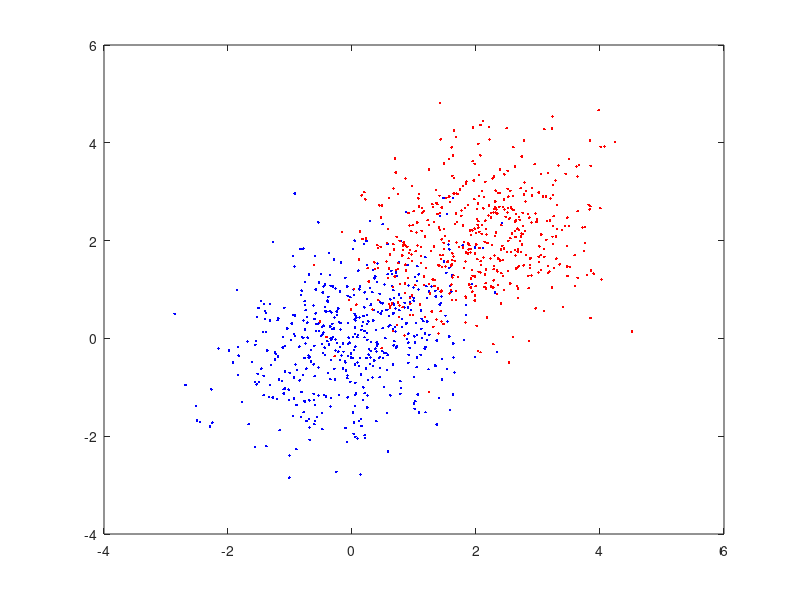
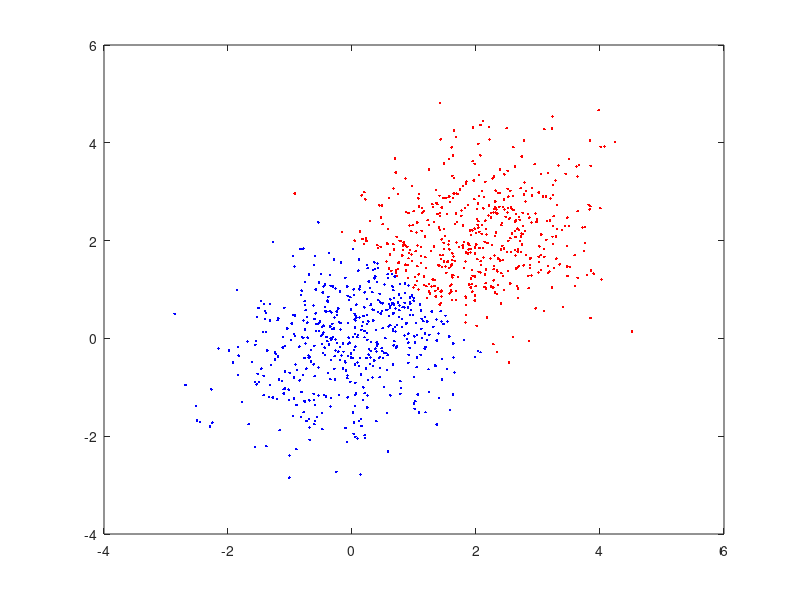
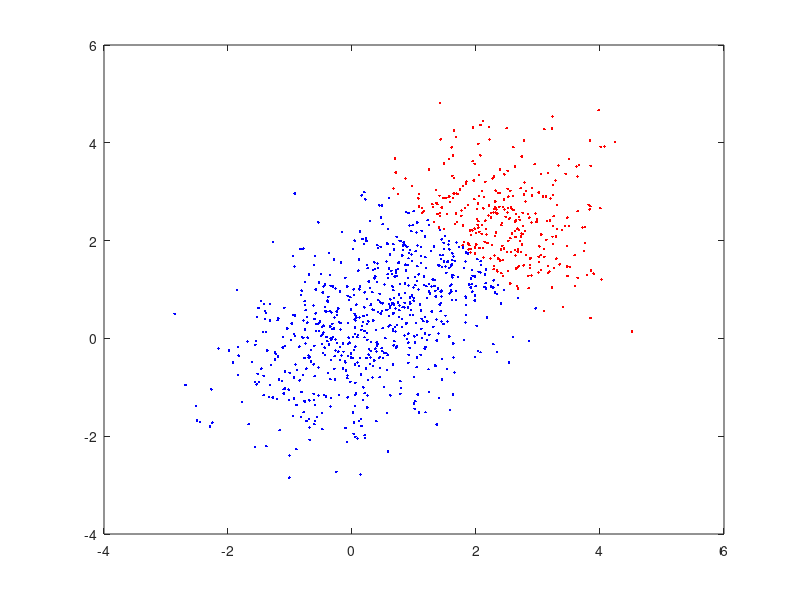

The MATLAB script that drew these images, in order:
%-----------------------------------------------------------------
%  MATLAB code for Exercise 7.19
%  Bayesian Classification
%-----------------------------------------------------------------


clear
format compact
close all

randn('seed',0)
% Definition of mu's and Sigma
% Mean vectors and covariance matrix
m1=[0 0]';  m2=[2 2]'; S=[1 .25; .25 1];
% Number of data points
n_points_per_class=500;

% (i) Data point generation
X=[mvnrnd(m1',S,n_points_per_class); mvnrnd(m2',S,n_points_per_class)]';
label=[ones(1,n_points_per_class) 2*ones(1,n_points_per_class)];
[l,p]=size(X);
%Plot the data set
figure; plot(X(1,label==1),X(2,label==1),'.b',X(1,label==2),X(2,label==2),'.r')


% (ii) Bayes classification of X
% Estimation of a priori probabilities
P1=n_points_per_class/p;
P2=P1;
% Estimation of pdf's for each data point
for i=1:p
    p1(i)=(1/(2*pi*sqrt(det(S))))*exp(-(X(:,i)-m1)'*inv(S)*(X(:,i)-m1));
    p2(i)=(1/(2*pi*sqrt(det(S))))*exp(-(X(:,i)-m2)'*inv(S)*(X(:,i)-m2));
end
% Classification of the data points
for i=1:p
    if(P1*p1(i)>P2*p2(i))
        class(i)=1;
    else
        class(i)=2;
    end
end

% (iii) Error probability estimation
Pe=0; %Probability of error
for i=1:p
    if(class(i)~=label(i))
        Pe=Pe+1;
    end
end
Pe=Pe/p

%Plot the data set
figure; plot(X(1,class==1),X(2,class==1),'.b',X(1,class==2),X(2,class==2),'.r')


% Definition of the loss matrix
L=[0 1; .005 0];

% (iv) Classification of data points according to the average risk
% minimization rule
% Estimation of pdf's for each data point
for i=1:p
    p1(i)=(1/(2*pi*sqrt(det(S))))*exp(-(X(:,i)-m1)'*inv(S)*(X(:,i)-m1));
    p2(i)=(1/(2*pi*sqrt(det(S))))*exp(-(X(:,i)-m2)'*inv(S)*(X(:,i)-m2));
end
% Classification of the data points
for i=1:p
    if(L(1,2)*P1*p1(i)>L(2,1)*P2*p2(i))
        class_loss(i)=1;
    else
        class_loss(i)=2;
    end
end

% (v) Error probability estimation
Ar=0;  %Average risk
for i=1:p
    if(class_loss(i)~=label(i))
        if(label(i)==1)
            Ar=Ar+L(1,2);
        else
            Ar=Ar+L(2,1);
        end
    end
end
Ar=Ar/p

%Plot the data set
figure; plot(X(1,class_loss==1),X(2,class_loss==1),'.b',X(1,class_loss==2),X(2,class_loss==2),'.r')


% The average risk minimization rule leads to smaller value of the average risk compared to the 
% probability of error obtained by the classic Bayes classification rule.
% In the former case the classification rule decides for almost all the
% overapping region between the two classes, in favor of \omega_1. This is
% due to the fact that a classification error on data steming from \omega_2 is ``cheap'',
% compared to an opposite classification error.